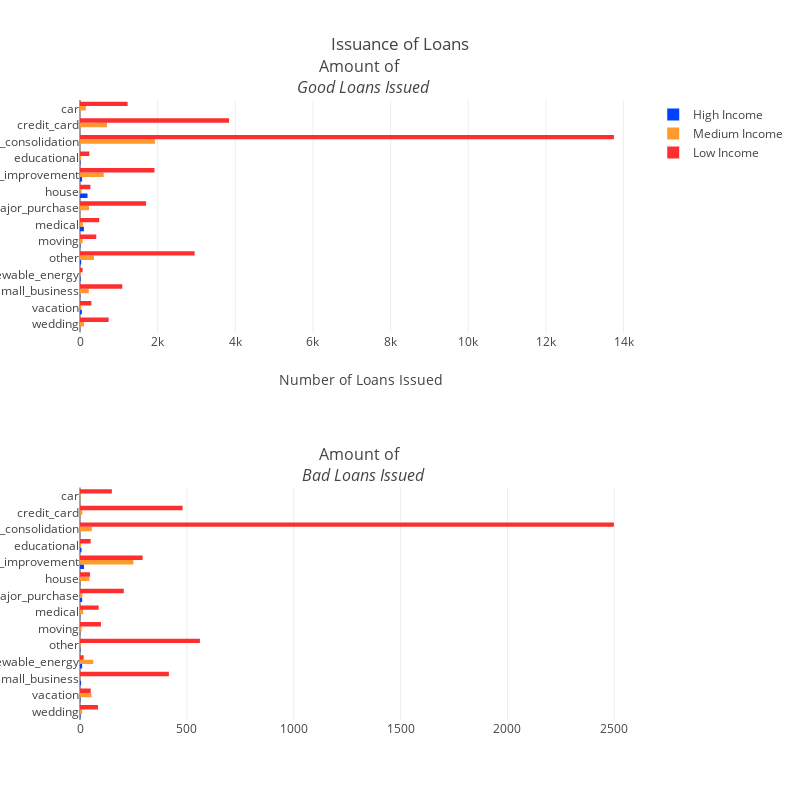

Notebook code for this chart:
### Code cell
# Bad Loans
bad_high_cnt = final_df['bad_loans_count'].loc[final_df['income_category'] == "High"].values.tolist()
bad_med_cnt = final_df['bad_loans_count'].loc[final_df['income_category'] == "Medium"].values.tolist()
bad_low_cnt = final_df['bad_loans_count'].loc[final_df['income_category'] == "Low"].values.tolist()


# Good Loans
trace0 = go.Bar(
    y=purpose_labels,
    x=good_high_cnt,
    legendgroup='a',
    name='High Income',
    orientation='h', 
    marker=dict(
        color='#0040FF'
    )
)
trace1 = go.Bar(
    x=good_med_cnt,
    y=purpose_labels,
    legendgroup='a',
    name='Medium Income',
    orientation='h',
    marker=dict(
        color='#FE9A2E',
    )
)

trace2 = go.Bar(
    x=good_low_cnt,
    y=purpose_labels,
    legendgroup='a',
    name='Low Income',
    orientation='h',
    marker=dict(
        color='#FE2E2E',
    )
)

# Bad Loans issued by Income Category
trace3 = go.Bar(
    y=purpose_labels,
    x=bad_high_cnt,
    legendgroup='b',
    showlegend=False,
    name='High Income',
    orientation='h', 
    marker=dict(
        color='#0040FF'
    )
)
trace4 = go.Bar(
    x=bad_med_cnt,
    y=purpose_labels,
    legendgroup='b',
    showlegend=False,
    name='Medium Income',
    orientation='h',
    marker=dict(
        color='#FE9A2E',
    )
)

trace5 = go.Bar(
    x=bad_low_cnt,
    y=purpose_labels,
    legendgroup='b',
    showlegend=False,
    name='Low Income',
    orientation='h',
    marker=dict(
        color='#FE2E2E',
    )
)



fig = tools.make_subplots(rows=2, cols=1, print_grid=False,
                         subplot_titles=("Amount of <br> <i>Good Loans Issued</i>",
                                        "Amount of <br> <i>Bad Loans Issued</i>")
                         )

# First Subplot
fig.append_trace(trace0, 1, 1)
fig.append_trace(trace1, 1, 1)
fig.append_trace(trace2, 1, 1)

# Second Subplot
fig.append_trace(trace3, 2, 1)
fig.append_trace(trace4, 2, 1)
fig.append_trace(trace5, 2, 1)

fig['layout'].update(height=800, width=800, title='Issuance of Loans', showlegend=True, xaxis=dict(title="Number of Loans Issued"))
iplot(fig, filename='angled-text-bar')

### Figure 1 — Plotly figure (JSON) as saved in the notebook; plotly's stock layout.template omitted (floating-point values rounded to 4 significant figures)
{"data": [{"legendgroup": "a", "marker": {"color": "#0040FF"}, "name": "High Income", "orientation": "h", "type": "bar", "uid": "db7f5370-9f32-4899-b15c-71655e5f04dd", "x": [2, 47, 6, 16, 31, 11, 102, 1, 193, 54, 12], "xaxis": "x", "y": ["wedding", "vacation", "small_business", "renewable_energy", "other", "moving", "medical", "major_purchase", "house", "home_improvement", "educational", "debt_consolidation", "credit_card", "car"], "yaxis": "y"}, {"legendgroup": "a", "marker": {"color": "#FE9A2E"}, "name": "Medium Income", "orientation": "h", "type": "bar", "uid": "050a9afb-7aaa-47a5-a73f-dcc770812fb8", "x": [101, 34, 225, 16, 361, 66, 76, 232, 43, 610, 28, 1931, 695, 151], "xaxis": "x", "y": ["wedding", "vacation", "small_business", "renewable_energy", "other", "moving", "medical", "major_purchase", "house", "home_improvement", "educational", "debt_consolidation", "credit_card", "car"], "yaxis": "y"}, {"legendgroup": "a", "marker": {"color": "#FE2E2E"}, "name": "Low Income", "orientation": "h", "type": "bar", "uid": "66f9ebd1-cea6-4322-957b-53476059e7b6", "x": [738, 294, 1089, 66, 2952, 419, 495, 1702, 268, 1917, 240, 13750, 3839, 1226], "xaxis": "x", "y": ["wedding", "vacation", "small_business", "renewable_energy", "other", "moving", "medical", "major_purchase", "house", "home_improvement", "educational", "debt_consolidation", "credit_card", "car"], "yaxis": "y"}, {"legendgroup": "b", "marker": {"color": "#0040FF"}, "name": "High Income", "orientation": "h", "showlegend": false, "type": "bar", "uid": "aeb70677-a0cb-4539-80ca-2a6376bd81ae", "x": [2, 2, 5, 10, 2, 1, 1, 10, 1, 19, 7], "xaxis": "x2", "y": ["wedding", "vacation", "small_business", "renewable_energy", "other", "moving", "medical", "major_purchase", "house", "home_improvement", "educational", "debt_consolidation", "credit_card", "car"], "yaxis": "y2"}, {"legendgroup": "b", "marker": {"color": "#FE9A2E"}, "name": "Medium Income", "orientation": "h", "showlegend": false, "type": "bar", "uid": "7720c051-f01f-4a90-b0d4-5e489b179faa", "x": [10, 54, 1, 62, 3, 8, 15, 11, 44, 250, 5, 55, 11, 3], "xaxis": "x2", "y": ["wedding", "vacation", "small_business", "renewable_energy", "other", "moving", "medical", "major_purchase", "house", "home_improvement", "educational", "debt_consolidation", "credit_card", "car"], "yaxis": "y2"}, {"legendgroup": "b", "marker": {"color": "#FE2E2E"}, "name": "Low Income", "orientation": "h", "showlegend": false, "type": "bar", "uid": "6688f047-31f8-4d08-ae31-d227d893b663", "x": [84, 50, 416, 17, 561, 98, 87, 205, 47, 293, 50, 2498, 480, 149], "xaxis": "x2", "y": ["wedding", "vacation", "small_business", "renewable_energy", "other", "moving", "medical", "major_purchase", "house", "home_improvement", "educational", "debt_consolidation", "credit_card", "car"], "yaxis": "y2"}], "layout": {"annotations": [{"font": {"size": 16}, "showarrow": false, "text": "Amount of <br> <i>Good Loans Issued</i>", "x": 0.5, "xanchor": "center", "xref": "paper", "y": 1, "yanchor": "bottom", "yref": "paper"}, {"font": {"size": 16}, "showarrow": false, "text": "Amount of <br> <i>Bad Loans Issued</i>", "x": 0.5, "xanchor": "center", "xref": "paper", "y": 0.375, "yanchor": "bottom", "yref": "paper"}], "height": 800, "showlegend": true, "title": {"text": "Issuance of Loans"}, "width": 800, "xaxis": {"anchor": "y", "domain": [0, 1], "title": {"text": "Number of Loans Issued"}}, "xaxis2": {"anchor": "y2", "domain": [0, 1]}, "yaxis": {"anchor": "x", "domain": [0.625, 1]}, "yaxis2": {"anchor": "x2", "domain": [0, 0.375]}}}
